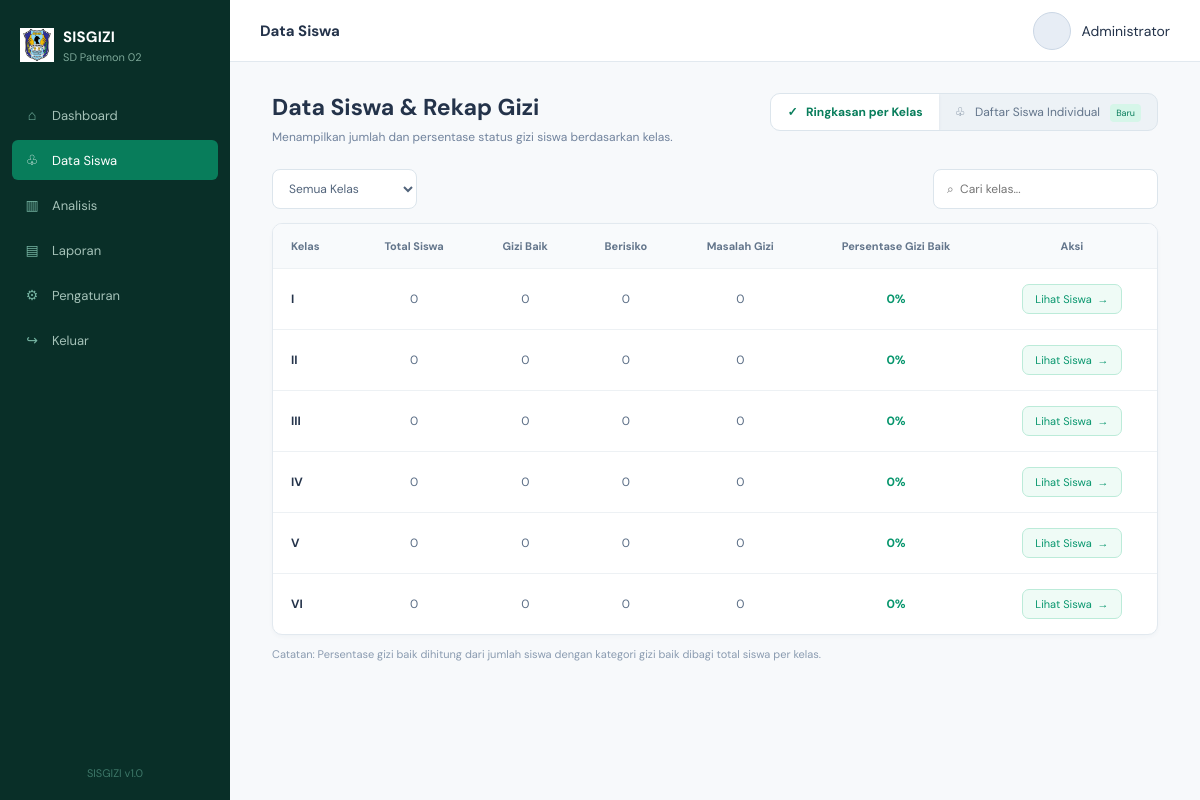
The app's page /DataSiswa.php (signed in) with its own data.
### tables this page shows
CREATE TABLE kelas (
    id INT AUTO_INCREMENT PRIMARY KEY,
    nama_kelas VARCHAR(20) NOT NULL,
    created_at TIMESTAMP DEFAULT CURRENT_TIMESTAMP
);

### DataSiswa.php (the view, shortened to what this page needs)
<?php
require_once __DIR__ . '/config/db.php';
$rows = [];
$query = "
    SELECT k.id, k.nama_kelas,
        COUNT(DISTINCT s.id) AS total_siswa,
        COUNT(DISTINCT CASE WHEN p.status_gizi = 'Gizi Baik' THEN s.id END) AS gizi_baik,
        COUNT(DISTINCT CASE WHEN p.status_gizi IN ('Berisiko (Kurang)', 'Berisiko (Lebih)') THEN s.id END) AS berisiko,
        COUNT(DISTINCT CASE WHEN p.status_gizi = 'Masalah Gizi' THEN s.id END) AS masalah_gizi
    FROM kelas k
    LEFT JOIN siswa s ON s.kelas_id = k.id
    LEFT JOIN pengukuran p ON p.siswa_id = s.id
    GROUP BY k.id, k.nama_kelas
    ORDER BY k.id
";
$result = mysqli_query($conn, $query);
if ($result) {
    while ($row = mysqli_fetch_assoc($result)) {
        $rows[] = $row;
    }
}
$adminName = htmlspecialchars($_SESSION['admin_nama'] ?? 'Admin', ENT_QUOTES, 'UTF-8');
function e(string $value): string { return htmlspecialchars($value, ENT_QUOTES, 'UTF-8'); }
?>
<!DOCTYPE html>
<html lang="id">
<head>
    <link rel="stylesheet" href="assets/css/data-siswa.css">
</head>
<body>
<div class="app">
    <aside class="sidebar">
        <div class="brand"><img src="assets/image/Logo Sekolah.jpg" alt="Logo SD Patemon 02"><div><strong>SISGIZI</strong><small>SD Patemon 02</small></div></div>
        <nav class="nav">
            <a href="dashboard.php"><span class="nav-icon">⌂</span><span>Dashboard</span></a>
            <a class="active" href="DataSiswa.php"><span class="nav-icon">♧</span><span>Data Siswa</span></a>
            <a href="analisis/index.php"><span class="nav-icon">▥</span><span>Analisis</span></a>
            <a href="laporan/index.php"><span class="nav-icon">▤</span><span>Laporan</span></a>
            <a href="pengaturan/index.php"><span class="nav-icon">⚙</span><span>Pengaturan</span></a>
            <a class="sidebar-logout" href="logout.php"><span class="nav-icon">↪</span><span>Keluar</span></a>
        </nav>
        <div class="version">SISGIZI v1.0</div>
    </aside>
    <div class="main">
        <header class="topbar"><strong>Data Siswa</strong><div class="account"><span class="avatar" aria-hidden="true"></span><span class="account-name"><?= $adminName ?></span></div></header>
        <main class="content">
            <div class="heading"><div><h1>Data Siswa &amp; Rekap Gizi</h1><p>Menampilkan jumlah dan persentase status gizi siswa berdasarkan kelas.</p></div><div class="view-switch"><a class="active" href="DataSiswa.php">✓ &nbsp; Ringkasan per Kelas</a><a href="siswa/index.php">♧ &nbsp; Daftar Siswa Individual <span class="new">Baru</span></a></div></div>
            <div class="toolbar"><select class="select" id="classFilter"><option value="">Semua Kelas</option></select><input class="search" id="classSearch" type="search" placeholder="⌕  Cari kelas..."></div>
            <div class="table-card"><table id="classTable"><thead><tr><th>Kelas</th><th>Total Siswa</th><th>Gizi Baik</th><th>Berisiko</th><th>Masalah Gizi</th><th>Persentase Gizi Baik</th><th>Aksi</th></tr></thead><tbody><?php foreach ($rows as $row): $total = (int) $row['total_siswa']; $good = (int) $row['gizi_baik']; $percentage = $total > 0 ? round(($good / $total) * 100, 1) : 0; ?><tr><td><?= e($row['nama_kelas']) ?></td><td><?= $total ?></td><td><?= $good ?></td><td><?= (int) $row['berisiko'] ?></td><td><?= (int) $row['masalah_gizi'] ?></td><td class="good"><?= str_replace('.', ',', (string) $percentage) ?>%</td><td><a class="action" href="siswa/index.php?kelas=<?= (int) $row['id'] ?>">Lihat Siswa&nbsp; →</a></td></tr><?php endforeach; ?><?php if (!$rows): ?><tr><td colspan="7" class="empty">Data kelas belum tersedia.</td></tr><?php endif; ?></tbody></table></div>
            <p class="note">Catatan: Persentase gizi baik dihitung dari jumlah siswa dengan kategori gizi baik dibagi total siswa per kelas.</p>
        </main>
    </div>
</div>
</body>
</html>

### assets/css/data-siswa.css (style rules this page uses)
.nav .sidebar-logout { margin:0; padding:11px 12px; }
.avatar::before,.avatar::after { display:none; }
.avatar { background:#e7edf5; border:1px solid #d5dfeb; }
.sidebar-logout { display:flex; align-items:center; gap:12px; margin:0; padding:11px 12px; color:#a5c2b8; border-radius:6px; text-decoration:none; font-size:13px; }
:root { --navy: #092f28; --green: #078760; --ink: #24334a; --muted: #71839d; --line: #e2e9ef; --page: #f7f9fb; }
* { box-sizing: border-box; }
body { margin: 0; color: var(--ink); background: var(--page); font-family: "DM Sans", Arial, sans-serif; font-size: 14px; }
.app { min-height: 100vh; display: flex; }
.sidebar { width: 230px; flex: 0 0 230px; display: flex; flex-direction: column; min-height: 100vh; padding: 24px 12px 20px; color: #a8c5bc; background: var(--navy); }
.brand { display: flex; align-items: center; gap: 9px; padding: 0 8px 29px; color: #fff; }
.brand img { width: 34px; height: 42px; object-fit: contain; border-radius: 4px; }
.brand strong { display: block; font-size: 15px; letter-spacing: .2px; }
.brand small { display: block; margin-top: 3px; color: #7ba697; font-size: 11px; }
.nav { display: grid; gap: 5px; }
.nav a { display: flex; align-items: center; gap: 12px; padding: 11px 12px; color: #a5c2b8; border-radius: 6px; text-decoration: none; font-size: 13px; }
.nav a:hover, .nav a.active { color: #fff; background: #087d5b; }
.nav-icon { width: 16px; color: #75b3a1; text-align: center; font-size: 14px; }
.nav a.active .nav-icon { color: #fff; }
.version { margin-top: auto; color: #3d7768; text-align: center; font-size: 11px; }
.main { min-width: 0; flex: 1; }
.topbar { height: 62px; display: flex; align-items: center; justify-content: space-between; padding: 0 30px; background: #fff; border-bottom: 1px solid var(--line); }
.topbar strong { font-size: 15px; }
.account { display: flex; align-items: center; gap: 11px; color: #52647b; font-size: 12px; }
.avatar { width: 30px; height: 30px; display: grid; place-items: center; color: #50637a; background: #e8eef5; border-radius: 50%; font-size: 14px; }
.content { width: 100%; padding: 30px 42px; }
.heading { display: flex; align-items: start; justify-content: space-between; gap: 24px; }
.heading h1 { margin: 0; font-size: 23px; }
.heading p { margin: 7px 0 24px; color: var(--muted); font-size: 12px; }
.view-switch { display: flex; overflow: hidden; margin-top: 1px; background: #edf2f6; border: 1px solid #dce5ec; border-radius: 10px; }
.view-switch a { padding: 10px 16px; color: #63758b; text-decoration: none; font-size: 12px; }
.view-switch a.active { color: #087d5b; background: #fff; font-weight: 700; box-shadow: 0 1px 3px rgba(38, 67, 86, .08); }
.view-switch .new { margin-left: 7px; padding: 3px 6px; color: #087d5b; background: #d6f6e9; border-radius: 4px; font-size: 9px; }
.toolbar { display: flex; align-items: center; justify-content: space-between; gap: 16px; margin-bottom: 14px; }
.select, .search { height: 40px; border: 1px solid #dce5ec; border-radius: 8px; background: #fff; color: #52647b; font: inherit; font-size: 12px; }
.select { width: 145px; padding: 0 12px; }
.search { width: 225px; padding: 0 13px; outline: 0; }
.table-card { overflow: hidden; background: #fff; border: 1px solid var(--line); border-radius: 10px; box-shadow: 0 2px 4px rgba(31, 61, 83, .03); }
table { width: 100%; border-collapse: collapse; }
th, td { padding: 15px 18px; border-bottom: 1px solid #edf1f4; text-align: left; }
th { color: #63758b; background: #f8fafc; font-size: 11px; font-weight: 700; }
td { color: #5a6d85; font-size: 12px; }
tbody tr:last-child td { border-bottom: 0; }
th:not(:first-child), td:not(:first-child) { text-align: center; }
td:first-child { color: var(--ink); font-weight: 700; }
.good { color: #07966d; font-weight: 700; }
.action { display: inline-block; padding: 7px 12px; color: #07966d; background: #effbf6; border: 1px solid #bcebd9; border-radius: 7px; text-decoration: none; font-size: 11px; }
.note { margin-top: 12px; color: #8a9bb0; font-size: 11px; }
.account { gap:10px; font-size:14px; }
.avatar { position:relative; width:38px; height:38px; color:transparent; background:#e7edf5; border:1px solid #cbd7e5; }
.avatar::before { content:""; position:absolute; top:8px; width:9px; height:9px; background:#61758e; border-radius:50%; }
.avatar::after { content:""; position:absolute; bottom:7px; width:17px; height:10px; background:#61758e; border-radius:10px 10px 4px 4px; }
.account-name { color:#24334a; font-size:14px; }

### records on screen
kelas: nama_kelas "I", total "0", good "0", berisiko "0", masalah_gizi "0", percentage "0"
kelas: nama_kelas "II", total "0", good "0", berisiko "0", masalah_gizi "0", percentage "0"
kelas: nama_kelas "III", total "0", good "0", berisiko "0", masalah_gizi "0", percentage "0"
kelas: nama_kelas "IV", total "0", good "0", berisiko "0", masalah_gizi "0", percentage "0"
kelas: nama_kelas "V", total "0", good "0", berisiko "0", masalah_gizi "0", percentage "0"
kelas: nama_kelas "VI", total "0", good "0", berisiko "0", masalah_gizi "0", percentage "0"

### other values on screen
$adminName "Administrator"
